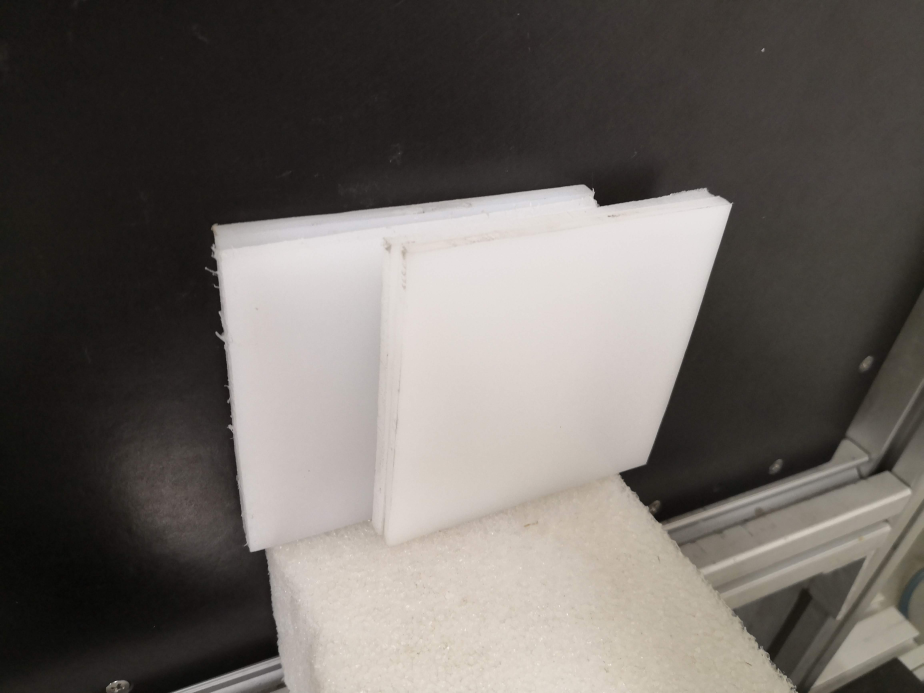
#> input picture images/ImagePEclose.jpg, 4618 x 3464 px (shown at 1/5 size)
$ jupyter execute --allow-errors TP-Rayons-X.ipynb   (shell and % lines are left out)   (text cells are left out)
#> lines starting #> are read from the running program, lines starting #| are printed output that depends on the picture; pictures that were not available may be replaced by others from this repository, and a replacement may not be noted
### TPFunctions.py
import numpy as np
import subprocess
import requests
import os
import sys
new_path = r'/usr/local/lib'
sys.path.append(new_path)
new_path = r'/usr/local/lib/python3.8/site-packages'
sys.path.append(new_path)
new_path = r'/usr/local/progs/gate/gate-9.1-install/bin/'
sys.path.append(new_path)

import xraylib as xrl
import matplotlib.pyplot as plt
import matplotlib as mpl
import spekpy as sp
#from xpecgen import xpecgen as xg
#from tabletext import to_text

import gatetools.phsp as phsp
import gatetools as gt
import logging
# [13 lines of commented-out code are left out]


# [39 lines left out: functions DisplayPhSp, formula, not called in this run]

def GetDensity(material):
    if material=='H2C':
        cpH2C = xrl.GetCompoundDataNISTByName('Polyethylene')
        density = cpH2C['density']
    elif material=='H2O':
        cpH2O = xrl.GetCompoundDataNISTByName('Water, Liquid')
        density = cpH2O['density']
    else:
        Z=xrl.SymbolToAtomicNumber(material)
        density = xrl.ElementDensity(Z)
    return density

def simulator(N0=100, energy1=100, energy2=100, material1="H2C", thickness1=39, material2="Pb", thickness2=0.1):
    nmat=2
    N0limit = 10000
    if energy2==-1:
        energy2 = energy1
    #for i in range(2*nmat):
    #    if os.path.exists(f"attenuation/g4_0{i}.wrl"):
    #        os.remove(f"attenuation/g4_0{i}.wrl")
    Ndt=np.zeros((nmat))
    for i,energy,material,thickness in zip(range(nmat),[energy1,energy2],[material1,material2],[thickness1,thickness2]):
        if N0<=100:
            # Small simulation, we can run two Monte Carlo simulations with Gate to have some feedback
            with open("Gate.log", "w") as f:
              #subprocess.run(f'source ../.profile && Gate --qt -a [ENERGY,{energy}][THICKNESS,{thickness}][N0,{N0}][MATERIAL,{material}] mac/main.mac',
              subprocess.run(f'Gate --qt -a [ENERGY,{energy}][THICKNESS,{thickness}][N0,{N0}][MATERIAL,{material}] mac/main.mac',
                             shell=True, executable='/bin/bash',
                             cwd='attenuation',
                             stdout=f,
                             stderr=f,
                             universal_newlines=True,
                             bufsize=0)
            Ndt[i]=np.loadtxt('attenuation/output/fluence.txt')
        elif N0<=N0limit:
            # Large simulation, we can run two Monte Carlo simulations with disabled visu with Gate to have some feedback
            with open("Gate.log", "w") as f:
              #rm phsp
              #subprocess.run(f'source ../.profile && Gate -a [ENERGY,{energy}][THICKNESS,{thickness}][N0,{N0}][MATERIAL,{material}] mac/main_novisu.mac',
              subprocess.run(f'cd attenuation && Gate -a [ENERGY,{energy}][THICKNESS,{thickness}][N0,{N0}][MATERIAL,{material}] mac/main_novisu.mac',
                             shell=True, executable='/bin/bash',
                             #cwd='attenuation',
                             stdout=f,
                             stderr=f,
                             universal_newlines=True,
                             bufsize=0)
            Ndt[i]=np.loadtxt('attenuation/output/fluence.txt')
        else:
            density = GetDensity(material)
            Ndt[i] = np.random.poisson(N0*np.exp(-thickness*density*xrl.CS_Total_CP(material, energy)))
        print(f'{int(Ndt[i])} photons ont traversé la plaque de {thickness} cm de {material} sur {N0} envoyés')
    if N0>100 and N0<=N0limit:
        DisplayPhSp(material1,material2,'attenuation/output')
    elif N0>N0limit:
        print(f'La visualisation est désactivée au delà de {N0limit} photons émis.')

def mu(material='H2C'):
    energy_range = np.arange(5.,800., 0.1, dtype=np.double)
    density = GetDensity(material)
    #print(f'density {material} = {density}')
    mu_rho = [xrl.CS_Total_CP(material, E) * density for E in energy_range]
    mu_rho_Photo = [xrl.CS_Photo_CP(material, E) * density for E in energy_range]
    mu_rho_Compt = [xrl.CS_Compt_CP(material, E) * density for E in energy_range]
    mu_rho_Rayl = [xrl.CS_Rayl_CP(material, E) * density for E in energy_range]
    plt.close(1)
    fig = plt.figure(num=1,dpi=150,clear=True)
    mpl.rcParams.update({'font.size': 6})
    axMW = plt.subplot(111)
    axMW.plot(energy_range, mu_rho,color="black",linewidth=2.,linestyle="-",label='Total')
    axMW.plot(energy_range, mu_rho_Photo,color="red",linewidth=2.,linestyle="-",label='Photoelectric')
    axMW.plot(energy_range, mu_rho_Compt,color="blue",linewidth=2.,linestyle="-",label='Compton')
    axMW.plot(energy_range, mu_rho_Rayl,color="green",linewidth=2.,linestyle="-",label='Rayleigh')
    axMW.set_xscale('log')
    axMW.set_yscale('log')
    axMW.set_xlim(np.min(energy_range),np.max(energy_range))
    axMW.set_ylim(1e-2,1e4)
    plt.legend(loc='center right', frameon=True)
    plt.xlabel('Énergie (keV)')
    plt.ylabel("Coefficient d'atténuation linéique (cm$^{-1}$)")
    axMW.grid(which='major', axis='x', linewidth=0.5, linestyle='-', color='0.75')
    axMW.grid(which='minor', axis='x', linewidth=0.3, linestyle='-', color='0.75')
    axMW.grid(which='major', axis='y', linewidth=0.5, linestyle='-', color='0.75')
    axMW.grid(which='minor', axis='y', linewidth=0.3, linestyle='-', color='0.75')
    axMW.xaxis.set_major_formatter(mpl.ticker.FormatStrFormatter("%d"))
    #axMW.xaxis.set_minor_formatter(mpl.ticker.FormatStrFormatter("%d"))
    axMW.grid(True)
    #symbol=xrl.AtomicNumberToSymbol(material)
    axMW.set_title("%s" % material, va='bottom')
    #plt.savefig('mu_over_rho_W.pdf', format='PDF')
    text=axMW.text(np.min(energy_range),1e4, "", va="top", ha="left")
    # [7 lines left out: function onclick, not called in this run]
    cid = fig.canvas.mpl_connect('button_press_event', onclick)
    plt.show()

def spectrum(E0,Mat_Z,Mat_X):
    xrs=sp.Spek(kvp=E0,th=12,dk=0.5,physics="casim",mu_data_source="pene",mas=1.0)
    #xrs=xg.calculate_spectrum(E0,12,3,100,epsrel=0.5,monitor=None,z=74)
    #Inherent filtration: 1.2mm Al + 100cm Air
    xrs.filter('Al',1.2).filter('Air',1000)
    # [19 lines of commented-out code are left out]
    xrs.filter(Mat_Z,Mat_X)

    #Get the figures
    Nr_Photons = "%.4g photons" % (np.sum(xrs.get_spk()))
    Average_Energy = "%.2f keV" % (xrs.get_emean())
    Dose = "%.3g mGy (air kerma)" % (xrs.get_kerma())
    HVL_Al_text = "%.3f mm(%s)" % (xrs.get_hvl1(matl=Mat_Z),Mat_Z)
    print(f"Dose = {Dose} per [mA·s] @ 1m")
    print(f"Fluence = {Nr_Photons} per [cm²·mA·s] @ 1m")
    print(f"Average energy = {Average_Energy}")
    print(f"Half-value Layer (for dose) = {HVL_Al_text}")
    # [14 lines of commented-out code are left out]
    (x2,y2) = xrs.get_spectrum()

    plt.close(2)
    plt.figure(num=2,dpi=150,clear=True)
    mpl.rcParams.update({'font.size': 6})
    axMW = plt.subplot(111)
    axMW.plot(x2,y2)
    axMW.set_xlim(3,E0)
    axMW.set_ylim(0,)
    plt.xlabel("Énergie [keV]")
    plt.ylabel("Nombre de photons par [keV·cm²·mGy] @ 1m")
    axMW.grid(which='major', axis='x', linewidth=0.5, linestyle='-', color='0.75')
    axMW.grid(which='minor', axis='x', linewidth=0.2, linestyle='-', color='0.85')
    axMW.grid(which='major', axis='y', linewidth=0.5, linestyle='-', color='0.75')
    axMW.grid(which='minor', axis='y', linewidth=0.2, linestyle='-', color='0.85')
    axMW.xaxis.set_major_formatter(mpl.ticker.FormatStrFormatter("%d"))
    axMW.yaxis.set_major_formatter(mpl.ticker.FormatStrFormatter("%.2g"))
    axMW.xaxis.set_minor_locator(mpl.ticker.AutoMinorLocator())
    axMW.yaxis.set_minor_locator(mpl.ticker.AutoMinorLocator())
    axMW.grid(True)
    plt.show()

def simulator_scatter(N0=100, position=39, sdd=1000):
    if os.path.exists(f"diffuse/g4_00.wrl"):
        os.remove(f"diffuse/g4_00.wrl")
    if os.path.exists(f"diffuse/g4_01.wrl"):
        os.remove(f"diffuse/g4_01.wrl")
    if os.path.exists(f"diffuse/output/fluence.mhd"):
        os.remove(f"diffuse/output/fluence.mhd")
    if os.path.exists(f"diffuse/output/fluence.raw"):
        os.remove(f"diffuse/output/fluence.raw")
    if N0<=100:
        macro='mac/main_visu.mac'
    else:
        macro='mac/main_novisu.mac'
    # Small simulation, we can run two Monte Carlo simulations with Gate to have some feedback
    with open("Gate.log", "w") as f:
      #subprocess.run(f'source ../.profile && Gate {"--qt" if N0<=100 else ""} -a [N0,{N0}][PLACEMENT,{position}][SDD,{sdd}] {macro}',
      subprocess.run(f'Gate {"--qt" if N0<=100 else ""} -a [N0,{N0}][PLACEMENT,{position}][SDD,{sdd}] {macro}',
                     shell=True, executable='/bin/bash',
                     cwd='diffuse',
                     stdout=f,
                     stderr=f,
                     universal_newlines=True,
                     bufsize=0)
    if N0>100:
        print('La visualisation 3D est désactivée au delà de 100 photons émis.')

    fluence = np.fromfile('diffuse/output/fluence.raw',dtype=np.float32)
    fluence = fluence.reshape((1536,2048))
    binning = 16
    shape = (1536//binning, binning, 2048//binning, binning)
    fluence = fluence.reshape(shape).sum(-1).sum(1)

    plt.close(12)
    plt.figure(num=12,figsize=(6,2), dpi=150)
    plt.subplot(121)
    plt.imshow(fluence, cmap=plt.cm.gray,extent=(0,2047,0,1535))
    plt.title(f'À {position} cm du détecteur (binning {binning}x{binning})', fontsize=8)
    plt.subplot(122)
    fluence = fluence[512//binning:1024//binning,:]
    plt.plot(np.arange(0,2048,binning),np.mean(fluence,axis=0))
    plt.title(f'Profil horizontal moyen', fontsize=8)
    plt.show()

### TP-Rayons-X.ipynb
[cell 1]
import matplotlib
import ipywidgets as widgets
import TPFunctions
#from importlib import reload
#reload(TPFunctions);
widgets.interact_manual(TPFunctions.mu,
                        material = widgets.Dropdown(options=[('Polyethylene','H2C'),('Cuivre','Cu'),('Iode','I'),('Plomb','Pb'),('Aluminium','Al'),('Eau','H2O')],
                                         value="H2C",layout={'width': 'max-content'},description='Matériau :',
                                         style={'description_width': 'initial'}));
#> the sliders are set to material = H2C
#> (the call stopped at in GetDensity, `cpH2C = xrl.GetCompoundDataNISTByName('Polyethylene')`: xraylib is not available in this run)

[cell 2]
#%matplotlib notebook
import matplotlib
import ipywidgets as widgets
import TPFunctions
#from importlib import reload
#reload(TPFunctions);
widgets.interact_manual(TPFunctions.simulator,
                        N0=widgets.IntText(value=100,description="Nombre de photons émis :",disabled=False,
                                           style={'description_width': 'initial'}),
                        energy1=widgets.fixed(100),
                        energy2=widgets.fixed(100),
                        material1=widgets.fixed("H2C"),
                        thickness1=widgets.fixed(3.9),
                        material2=widgets.fixed("Pb"),
                        thickness2=widgets.fixed(0.01));
#> the sliders are set to N0 = 100, energy1 = <module 'ipywidgets.fixed_' fr, energy2 = <module 'ipywidgets.fixed_' fr, material1 = <module 'ipywidgets.fixed_' fr, thickness1 = <module 'ipywidgets.fixed_' fr, material2 = <module 'ipywidgets.fixed_' fr, thickness2 = <module 'ipywidgets.fixed_' fr
#> (the call stopped at in simulator, `subprocess.run(f'Gate --qt -a [ENERGY,{energy}][THICKNESS,{thickness}]..`: subprocess is not available in this run)

[cell 3]
import matplotlib
import ipywidgets as widgets
import TPFunctions
widgets.interact_manual(TPFunctions.simulator,
                        N0=widgets.IntText(value=100,description="Nombre de photons émis :",disabled=False,
                                           style={'description_width': 'initial'}),
                        energy1=widgets.BoundedIntText(value=100,min=1,max=800,step=1,style= {'description_width': 'initial'}, description="Énergie H2C (keV)"),
                        energy2=widgets.BoundedIntText(value=100,min=1,max=800,step=1,style= {'description_width': 'initial'}, description="Énergie I (keV)"),
                        material1=widgets.fixed("H2C"),
                        thickness1=widgets.BoundedFloatText(value=1,min=0,max=800,step=1,style= {'description_width': 'initial'}, description="Épaisseur H2C (cm)"),
                        material2=widgets.fixed("I"),
                        thickness2=widgets.BoundedFloatText(value=0.1,min=0,max=800,step=1,style= {'description_width': 'initial'},description="Épaisseur I (cm)"));
#> the sliders are set to N0 = 100, energy1 = 100, energy2 = 100, material1 = <module 'ipywidgets.fixed_' fr, thickness1 = 1, material2 = <module 'ipywidgets.fixed_' fr, thickness2 = 0.1
#> (the call stopped at in simulator, `subprocess.run(f'Gate --qt -a [ENERGY,{energy}][THICKNESS,{thickness}]..`: subprocess is not available in this run)

[cell 4]
import matplotlib
import ipywidgets as widgets
import TPFunctions
widgets.interact_manual(TPFunctions.spectrum,
                E0 = widgets.IntText(value=100,step=1,description="Haute tension (kV) :",disabled=False,
                                     style={'description_width': 'initial'}),
                Mat_Z = widgets.Dropdown(options=[('eau',"Water, Liquid"),('aluminium',"Al"),('cuivre',"Cu"),('plomb',"Pb")],
                                         value="Water, Liquid",layout={'width': 'max-content'},description='Matériau :',
                                         style={'description_width': 'initial'}),
                Mat_X = widgets.FloatText(value=0.,step=0.01,description="Épaisseur (mm) :",disabled=False,
                                          style={'description_width': 'initial'}));
#> the sliders are set to E0 = 100, Mat_Z = Water, Liquid, Mat_X = 0.0
#> (the call stopped at in spectrum, `xrs=sp.Spek(kvp=E0,th=12,dk=0.5,physics="casim",mu_data_source="pene",..`: spekpy is not available in this run)

[cell 5]
import matplotlib.pyplot as plt
from skimage import io
import numpy as np

gradinPEclose = io.imread('images/ImagePEclose.jpg')
#> gradinPEclose is the input picture: shape (3464, 4618, 3); mean R, G, B 106.4, 100.9, 96.7
plt.close(6)
plt.figure(num=6,figsize=(3,2), dpi=150, clear=True)
plt.subplot(111)
plt.imshow(gradinPEclose)
plt.title('Contre le détecteur', fontsize=8)
plt.axis('off')

xc1 = 400
xc2 = 1600
yc = 1040
xf1 = 300
xf2 = 1950
yf = 696

kVmA = io.imread('images/kV100mA3.tif')
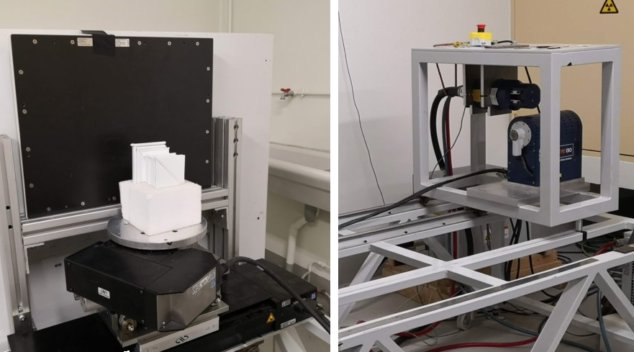
#> input picture images/ImageInstallationRX.jpg, 634 x 352 px, given in place of kV100mA3.tif, which was not available
#> kVmA is the input picture: shape (352, 634, 3); mean R, G, B 121.6, 115.2, 111
PEclose = io.imread('images/PE0cm_kV100mA3.tif')
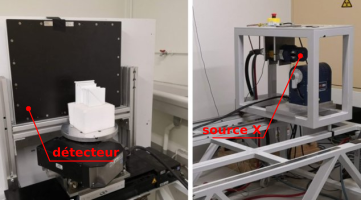
#> input picture images/ImageInstallationRX.png, 361 x 200 px, given in place of PE0cm_kV100mA3.tif, which was not available
#> PEclose is the input picture: shape (200, 361, 4); mean R, G, B, A 123.4, 114.3, 110.1, 255
PEfar = io.imread('images/PE75cm_kV100mA3.tif')
plt.close(7)
plt.figure(num=7,figsize=(6,2), dpi=150)
plt.subplot(121)
plt.imshow(kVmA, cmap=plt.cm.gray)
plt.title('Référence 100kV 3mA', fontsize=8)
plt.plot([xc1, xc2], [yc, yc], 'r-', lw=1)
plt.subplot(122)
plt.imshow(PEclose, cmap=plt.cm.gray)
plt.title('Contre le détecteur', fontsize=8)
plt.plot([xc1, xc2], [yc, yc], 'r-', lw=1)

plt.close(8)
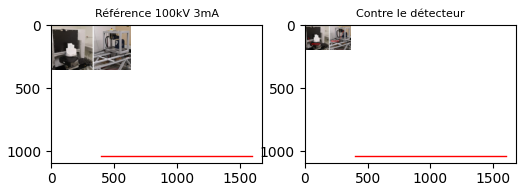
#> figure drawn by matplotlib, 2 panels
#> the sliders are set to N0 = 100, position = 50, sdd = 100
plt.figure(num=8, figsize=(6,2), dpi=150)
plt.subplot(121)
#> (the rest of this cell did not finish here and is left out)

[cell 6]
import matplotlib
import matplotlib.pyplot as plt
import numpy as np
import ipywidgets as widgets
import TPFunctions
#from importlib import reload
#reload(TPFunctions);

#> (the rest of this cell did not finish here and is left out)
